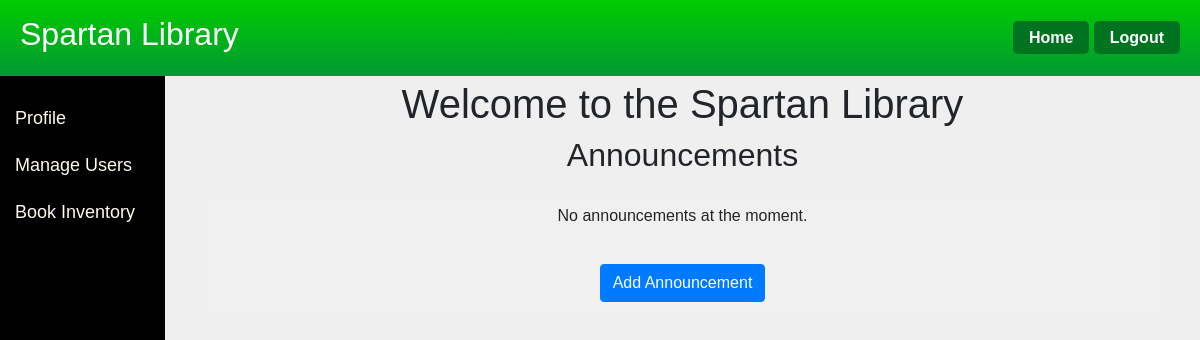
The page /home (signed in) on the database as committed earlier.
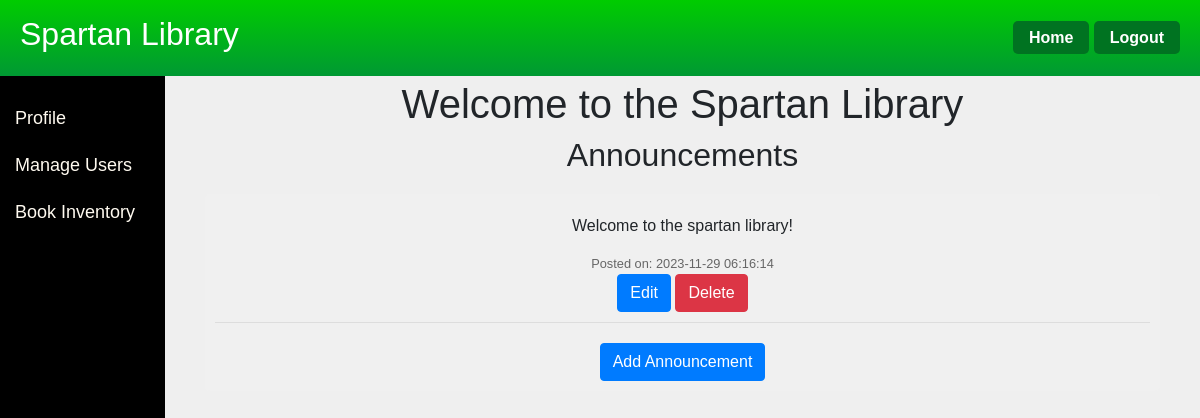
The same page on the database as committed later.
### app/models.py (models this page shows, shortened)
class Announcement(db.Model):
    id = db.Column(db.Integer, primary_key=True)
    content = db.Column(db.String(500))  # max 500 words
    created_at = db.Column(db.DateTime, default=datetime.utcnow)

### app/routes.py (the view)
@main.route('/home', methods=['POST', 'GET'])
def home():
    announcements = Announcement.query.order_by(Announcement.created_at.desc()).all()
    form = AnnouncementForm()  # Create a form instance
    if current_user.is_authenticated and current_user.role == 'admin':
        if form.validate_on_submit():
            new_announcement = Announcement(content=form.content.data)
            db.session.add(new_announcement)
            db.session.commit()
            return redirect(url_for('main.home'))  # Redirect after posting
        return render_template('home.html', role=current_user.role, announcements=announcements, form=form)
    elif current_user.is_authenticated and current_user.role == 'librarian':
        return render_template('home.html', role=current_user.role, announcements=announcements, form=form)
    elif current_user.is_authenticated and current_user.role == 'student':
        return render_template('home.html', role=current_user.role, announcements=announcements, form=form)
    elif session.get('is_guest'):
        return render_template('home.html', role='guest', announcements=announcements)
    else:
        return redirect(url_for('main.login'))

### app/models.py (called while the page is built)
@login.user_loader
def load_user(id):
    return User.query.get(int(id))

### app/templates/home.html (shortened to what this page needs)
<!DOCTYPE HTML>
<html>
<head>
    <link rel="stylesheet" href="https://stackpath.bootstrapcdn.com/bootstrap/4.3.1/css/bootstrap.min.css">
</head>
<body>
    <div class="navbar">
        <div><h2>Spartan Library</h2></div>
        <div>
            <a href="/home">Home</a>
            <a href="/logout">Logout</a>
        </div>
    </div>
    <div class="sidebar">
        {% if role == 'admin' %}
            <a class="nav-item nav-link" href="/profile">Profile</a>
            <a class="nav-item nav-link" href="/manage_users">Manage Users</a>
            <a class="nav-item nav-link" href="/book_inventory">Book Inventory</a>
        {% elif role == 'librarian' %}
            <a class="nav-item nav-link" href="/profile">Profile</a>
            <a class="nav-item nav-link" href="/manage_users">Manage Users</a>
            <a class="nav-item nav-link" href="/book_inventory">Book Inventory</a>
        {% elif role == 'student' %}
            <a class="nav-item nav-link" href="/profile">Profile</a>
            <a class="nav-item nav-link" href="/book_inventory">Browse Books</a>
            <a class="nav-item nav-link" href="/my_books">My Books</a>
            <a class="nav-item nav-link" href="/help">Help</a>
        {% elif role == 'guest' %}
            <a class="nav-item nav-link" href="/book_inventory">Browse Books</a>
            <a class="nav-item nav-link" href="/help">Help</a>
        {% endif %}
    </div>
    <div class="restContent">
        {% block mycontent %}
        <center>
            <h1>Welcome to the Spartan Library</h1>
            <h2>Announcements</h2>
            <div class="announcements-section">
                {% for announcement in announcements %}
                    <div class="announcement">
                        <p>{{ announcement.content }}</p>
                        <small>Posted on: {{ announcement.created_at.strftime('%Y-%m-%d %H:%M:%S') }}</small>
                        {% if current_user.is_authenticated and current_user.role == 'admin' %}
                            <button type="button" class="btn btn-primary" data-toggle="modal" data-target="#editAnnouncementModal-{{ announcement.id }}">Edit</button>
                            <form method="POST" action="{{ url_for('main.delete_announcement', id=announcement.id) }}" style="display: inline-block;">
                                <button type="submit" class="btn btn-danger">Delete</button>
                            </form>
                        {% endif %}
                    </div>
                {% else %}
                    <p>No announcements at the moment.</p>
                {% endfor %}
                {% if current_user.is_authenticated and current_user.role == 'admin' %}
                <button type="button" class="btn btn-primary add-announcement-btn" data-toggle="modal" data-target="#addAnnouncementModal">Add Announcement</button>
                {% endif %}
            </div>
        </center>
        {% endblock %}
    </div>
</body>
</html>

Rows that differ between the two databases and show on the page:
added Announcement: content "Welcome to the spartan library!", created_at "2023-11-29 06:16:14"
Other text that changed with them:
text no longer shown: "No announcements at the moment."
